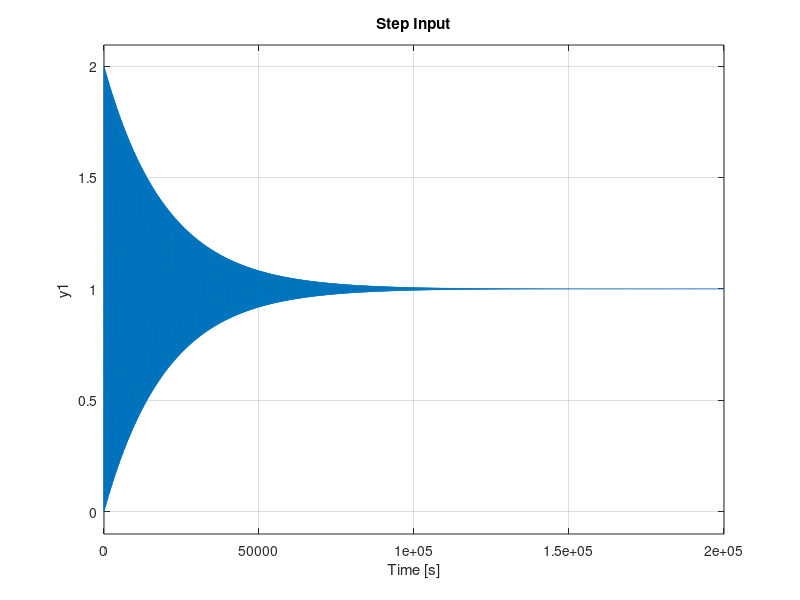
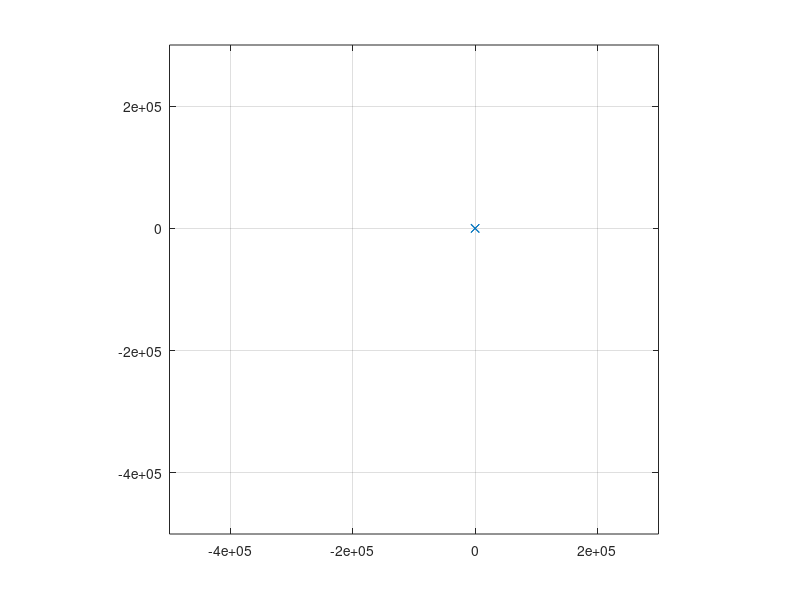

MATLAB code to generate these figures, in order: (Note: this script raises an error after producing the figures.)
%% 2(a) Second Order MSD Equation
% Author: Pushkar Antony
% PS Number: 99003729
% Date: 7th April 2021.
% Version: 1.0.

%% Plant Description
% The Mass-damper Spring Second order system is taken as Plant.
% It is used in as suspension.
% Equation: Mx''(t)+ Bx'(t) + Kx(t)= Kf(t).
% f = force; B= coefficient of friction; M = mass ; v= velocity; k=spring 
%constant.
% Values: K1= 0.9 B1= 0.4 M1=1000 Wn=0.03 ; K2= 1 B2= 0.5 M2= 500 Wn=0.44;
%K3= 3 B3= 1.7 M3= 340 Wn=0.09;

%% Code:
clc;
B1= ([0.1 0.5 1.7]);
M1=([1000 5 340]);
K1 = ([0.9 1 3]);
for i=1:3
    sys = tf([K1(i)/M1(i)],[1,B1(i)/M1(i),K1(i)/M1(i)])
    figure(i);
    subplot(2,1,1);
    impulse(sys);
    title('Impulse Input');
    subplot(2,1,2);
    step(sys);
    title('Step Input');
    [z,p,k]= tf2zp([K1(i)/M1(i)],[1,B1(i)/M1(i),K1(i)/M1(i)])
    figure(4);
    zplane(z,p);
    xlim([-5*1e5 3*1e5]);
    ylim([-5*1e5 3*1e5]);
    hold on;
    S = stepinfo(sys)
end

%% Math Analysis:
% Independent: Time(t)
% Dependent: Velocity(v) and Force(f)
% Constant: Mass(M), Frictional Coefficient(B), Spring constant(K)
% Roots:((-B/M)+-sqrt(sq(B/M)-4K/M))/2

% IVT:
% 1. For step input: 0
% 2. For impulse input: 0

% FVT:
% 1. For step input: 1
% 2. For impulse input: K/M

% Time Response Results:
%        RiseTime: 34.7791
%    SettlingTime: 7.8226e+04
%     SettlingMin: 0.0104
%     SettlingMax: 1.9948
%       Overshoot: 99.4778
%      Undershoot: 0
%            Peak: 1.9948
%        PeakTime: 104.7198

%K2= 1 B2= 0.5 M2= 500
%        RiseTime: 2.5448
%    SettlingTime: 78.1524
%     SettlingMin: 0.5072
%     SettlingMax: 1.7021
%       Overshoot: 70.2118
%      Undershoot: 0
%            Peak: 1.7021
%        PeakTime: 7.0248

%K3= 3 B3= 1.7 M3= 340
%        RiseTime: 11.3230
%    SettlingTime: 1.5426e+03
%     SettlingMin: 0.1540
%     SettlingMax: 1.9198
%       Overshoot: 91.9760
%      Undershoot: 0
%            Peak: 1.9198
%        PeakTime: 33.4448

%% Comparison Analysis:(Speed, Accuracy and stability):
% 1) For sys 1 poles are on the LHS and they are complex conjugates which 
%makes the system stable.
% 2) For sys 2 poles are on LHS and they are complex conjugates which makes
%the system stable. 
% 3) For sys 3 poles are on LHS and they are complex conjugates which makes
%the system stable.
% 4) Sys 2 has the least rising time and settling time making the system 
%fastest and most stable.


